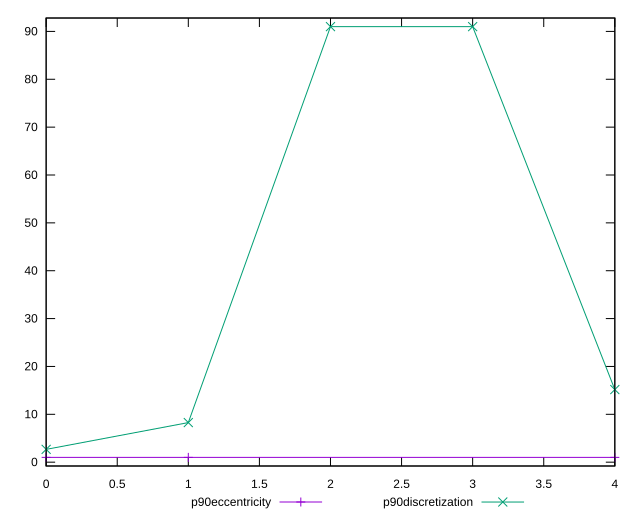

Here is the gnuplot script that generated this plot:
reset

$p90Eccentricity <<EOF
0 1.0000000000000009
1 0.9999999999999981
4 1.0000000000000009
EOF

$p90Discretization <<EOF
0 2.676470588235294
1 8.272727272727273
2 91
3 91
4 15.166666666666666
EOF

set key outside below
set xrange [0:4]
set yrange [-0.8000000000000019:92.8]
set trange [-0.8000000000000019:92.8]
set terminal svg size 640, 520 enhanced background rgb 'white'
set output "report_00009_2021-02-08T22-37-41.559Z/total-byte-weight/progression/eccentricity.svg"

plot $p90Eccentricity title "p90eccentricity" with linespoints, \
     $p90Discretization title "p90discretization" with linespoints

reset
